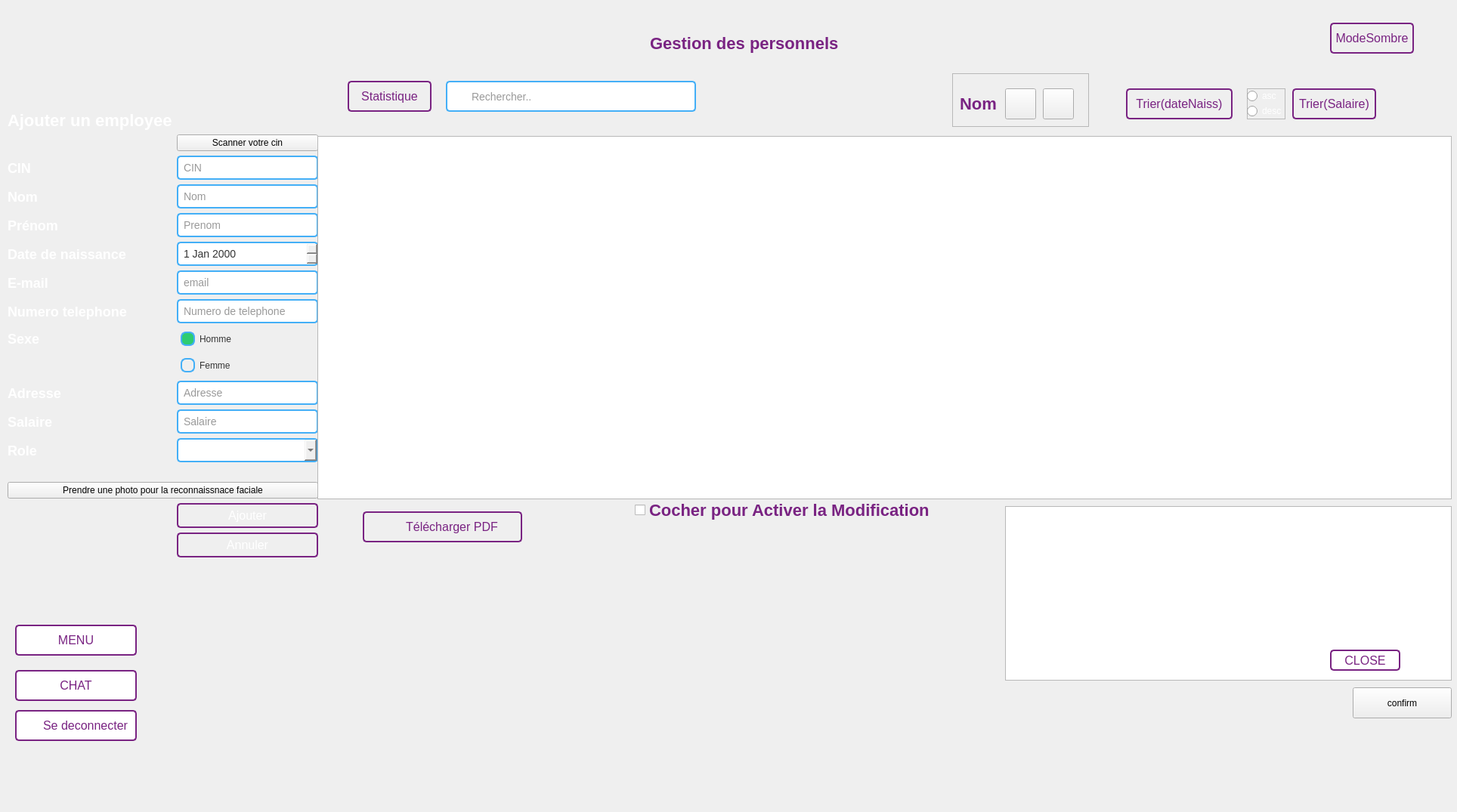
<?xml version="1.0" encoding="UTF-8"?>
<ui version="4.0">
 <class>Gestion_Personnel</class>
 <widget class="QDialog" name="Gestion_Personnel">
  <property name="geometry">
   <rect>
    <x>0</x>
    <y>0</y>
    <width>1928</width>
    <height>1075</height>
   </rect>
  </property>
  <property name="windowTitle">
   <string>Dialog</string>
  </property>
  <widget class="QPushButton" name="downloadPDF">
   <property name="geometry">
    <rect>
     <x>480</x>
     <y>677</y>
     <width>211</width>
     <height>41</height>
    </rect>
   </property>
   <property name="styleSheet">
    <string notr="true">QPushButton {
    padding: 5px;
    font-size: 16px;
    text-align: center;
    text-decoration: none;
    border: 2px solid #792382;
    color: #792382;
    border-radius: 5px;
    background-image: url(&quot;D:/ESPRIT/c++/Projet/ProjetC++/images/download.svg&quot;);
    background-repeat: no-repeat;
    background-position: left center;
    padding-left: 30px; /* Ajustez ceci selon la taille de votre image */
}

QPushButton:hover {
    background-color: #43aff7;
}


</string>
   </property>
   <property name="text">
    <string>Télécharger PDF</string>
   </property>
  </widget>
  <widget class="QPushButton" name="stat">
   <property name="geometry">
    <rect>
     <x>460</x>
     <y>107</y>
     <width>111</width>
     <height>41</height>
    </rect>
   </property>
   <property name="styleSheet">
    <string notr="true">QPushButton {
    /*padding: 10px 20px;*/
    padding: 5px;
    font-size: 16px;
    text-align: center;
    text-decoration: none;
    border: 2px solid #792382;
    color: #792382;
    border-radius: 5px;
}

QPushButton:hover {
    background-color: #43aff7;
}
</string>
   </property>
   <property name="text">
    <string>Statistique</string>
   </property>
  </widget>
  <widget class="QLabel" name="logo">
   <property name="geometry">
    <rect>
     <x>60</x>
     <y>37</y>
     <width>121</width>
     <height>91</height>
    </rect>
   </property>
   <property name="styleSheet">
    <string notr="true">
    background-image: url(&quot;D:/ESPRIT/c++/Projet/ProjetC++/images/logo.png&quot;);</string>
   </property>
   <property name="text">
    <string/>
   </property>
   <property name="pixmap">
    <pixmap>../../../Documents/interface à bechir/interface ├á bechir/images/logo.png</pixmap>
   </property>
  </widget>
  <widget class="QPushButton" name="chat">
   <property name="geometry">
    <rect>
     <x>20</x>
     <y>887</y>
     <width>161</width>
     <height>41</height>
    </rect>
   </property>
   <property name="styleSheet">
    <string notr="true">QPushButton {
    /*padding: 10px 20px;*/
    padding: 5px;
    font-size: 16px;
    text-align: center;
    text-decoration: none;
    border: 2px solid #792382;
    color: #792382;
    border-radius: 5px;
background-color:white
}

QPushButton:hover {
    background-color: #43aff7;
}


</string>
   </property>
   <property name="text">
    <string>CHAT</string>
   </property>
  </widget>
  <widget class="QPushButton" name="triS">
   <property name="geometry">
    <rect>
     <x>1710</x>
     <y>117</y>
     <width>111</width>
     <height>41</height>
    </rect>
   </property>
   <property name="styleSheet">
    <string notr="true">QPushButton {
    /*padding: 10px 20px;*/
    padding: 5px;
    font-size: 16px;
    text-align: center;
    text-decoration: none;
    border: 2px solid #792382;
    color: #792382;
    border-radius: 5px;
}

QPushButton:hover {
    background-color: #43aff7;
}
</string>
   </property>
   <property name="text">
    <string>Trier(Salaire)</string>
   </property>
  </widget>
  <widget class="QWidget" name="formLayoutWidget_2">
   <property name="geometry">
    <rect>
     <x>10</x>
     <y>147</y>
     <width>411</width>
     <height>671</height>
    </rect>
   </property>
   <layout class="QFormLayout" name="formLayout_4">
    <item row="1" column="0">
     <widget class="QLabel" name="label_41">
      <property name="styleSheet">
       <string notr="true">QLabel {
    font-size: 22px;
    color: white; /* Couleur du texte */
    font-weight: bold; /* Gras */
    /* Ajoutez d'autres styles selon vos besoins */
}
</string>
      </property>
      <property name="text">
       <string>Ajouter un employee</string>
      </property>
     </widget>
    </item>
    <item row="2" column="1">
     <widget class="QPushButton" name="scan_CIN">
      <property name="text">
       <string>Scanner votre cin</string>
      </property>
     </widget>
    </item>
    <item row="3" column="0">
     <widget class="QLabel" name="label_40">
      <property name="styleSheet">
       <string notr="true">QLabel {
    font-size: 18px;
    color: white; /* Couleur du texte */
    font-weight: bold; /* Gras */
    /* Ajoutez d'autres styles selon vos besoins */
}
</string>
      </property>
      <property name="text">
       <string>CIN</string>
      </property>
     </widget>
    </item>
    <item row="3" column="1">
     <widget class="QLineEdit" name="CIN">
      <property name="styleSheet">
       <string notr="true">QLineEdit {
    padding: 5px;
    border: 2px solid #43aff7;
    border-radius: 5px;
    font-size: 14px;
    color: #333;
}

QLineEdit:focus {
    border-color: #2ecc71; /* Couleur de la bordure lorsqu'il est activé */
}
</string>
      </property>
      <property name="placeholderText">
       <string>CIN</string>
      </property>
     </widget>
    </item>
    <item row="4" column="0">
     <widget class="QLabel" name="label_30">
      <property name="styleSheet">
       <string notr="true">QLabel {
    font-size: 18px;
    color: white; /* Couleur du texte */
    font-weight: bold; /* Gras */
    /* Ajoutez d'autres styles selon vos besoins */
}
</string>
      </property>
      <property name="text">
       <string>Nom</string>
      </property>
     </widget>
    </item>
    <item row="4" column="1">
     <widget class="QLineEdit" name="nom">
      <property name="styleSheet">
       <string notr="true">QLineEdit {
    padding: 5px;
    border: 2px solid #43aff7;
    border-radius: 5px;
    font-size: 14px;
    color: #333;
}

QLineEdit:focus {
    border-color: #2ecc71; /* Couleur de la bordure lorsqu'il est activé */
}
</string>
      </property>
      <property name="placeholderText">
       <string>Nom</string>
      </property>
     </widget>
    </item>
    <item row="5" column="0">
     <widget class="QLabel" name="label_31">
      <property name="styleSheet">
       <string notr="true">QLabel {
    font-size: 18px;
    color: white; /* Couleur du texte */
    font-weight: bold; /* Gras */
    /* Ajoutez d'autres styles selon vos besoins */
}
</string>
      </property>
      <property name="text">
       <string>Prénom</string>
      </property>
     </widget>
    </item>
    <item row="5" column="1">
     <widget class="QLineEdit" name="prenom">
      <property name="styleSheet">
       <string notr="true">QLineEdit {
    padding: 5px;
    border: 2px solid #43aff7;
    border-radius: 5px;
    font-size: 14px;
    color: #333;
}

QLineEdit:focus {
    border-color: #2ecc71; /* Couleur de la bordure lorsqu'il est activé */
}
</string>
      </property>
      <property name="placeholderText">
       <string>Prenom</string>
      </property>
     </widget>
    </item>
    <item row="6" column="0">
     <widget class="QLabel" name="label_32">
      <property name="styleSheet">
       <string notr="true">QLabel {
    font-size: 18px;
    color: white; /* Couleur du texte */
    font-weight: bold; /* Gras */
    /* Ajoutez d'autres styles selon vos besoins */
}
</string>
      </property>
      <property name="text">
       <string>Date de naissance</string>
      </property>
     </widget>
    </item>
    <item row="6" column="1">
     <widget class="QDateEdit" name="age">
      <property name="styleSheet">
       <string notr="true">QDateEdit {
	
    padding: 5px;
    border: 2px solid #43aff7;
    border-radius: 5px;
    font-size: 14px;
    color: #333;
}

QDateEdit::drop-down {
    subcontrol-origin: padding;
    subcontrol-position: top right;
    width: 20px;
    border-left: 2px solid #3498db;
}

QDateEdit:focus {
    border-color: #2ecc71; /* Couleur de la bordure lorsqu'il est activé */
}
</string>
      </property>
     </widget>
    </item>
    <item row="7" column="0">
     <widget class="QLabel" name="label_33">
      <property name="styleSheet">
       <string notr="true">QLabel {
    font-size: 18px;
    color: white; /* Couleur du texte */
    font-weight: bold; /* Gras */
    /* Ajoutez d'autres styles selon vos besoins */
}
</string>
      </property>
      <property name="text">
       <string>E-mail</string>
      </property>
     </widget>
    </item>
    <item row="7" column="1">
     <widget class="QLineEdit" name="email">
      <property name="styleSheet">
       <string notr="true">QLineEdit {
    padding: 5px;
    border: 2px solid #43aff7;
    border-radius: 5px;
    font-size: 14px;
    color: #333;
}

QLineEdit:focus {
    border-color: #2ecc71; /* Couleur de la bordure lorsqu'il est activé */
}
</string>
      </property>
      <property name="placeholderText">
       <string>email</string>
      </property>
     </widget>
    </item>
    <item row="8" column="0">
     <widget class="QLabel" name="label_34">
      <property name="styleSheet">
       <string notr="true">QLabel {
    font-size: 18px;
    color: white; /* Couleur du texte */
    font-weight: bold; /* Gras */
    /* Ajoutez d'autres styles selon vos besoins */
}
</string>
      </property>
      <property name="text">
       <string>Numero telephone</string>
      </property>
     </widget>
    </item>
    <item row="8" column="1">
     <widget class="QLineEdit" name="numtel">
      <property name="styleSheet">
       <string notr="true">QLineEdit {
    padding: 5px;
    border: 2px solid #43aff7;
    border-radius: 5px;
    font-size: 14px;
    color: #333;
}

QLineEdit:focus {
    border-color: #2ecc71; /* Couleur de la bordure lorsqu'il est activé */
}
</string>
      </property>
      <property name="placeholderText">
       <string>Numero de telephone</string>
      </property>
     </widget>
    </item>
    <item row="9" column="0">
     <widget class="QLabel" name="label_35">
      <property name="styleSheet">
       <string notr="true">QLabel {
    font-size: 18px;
    color: white; /* Couleur du texte */
    font-weight: bold; /* Gras */
    /* Ajoutez d'autres styles selon vos besoins */
}
</string>
      </property>
      <property name="text">
       <string>Sexe</string>
      </property>
     </widget>
    </item>
    <item row="9" column="1">
     <widget class="QRadioButton" name="H">
      <property name="styleSheet">
       <string notr="true">QRadioButton {
    padding: 5px;
    color: #333;
}

QRadioButton::indicator {
    width: 15px;
    height: 15px;
    border: 2px solid #43aff7;
    border-radius: 7px;
}

QRadioButton::indicator:checked {
    background-color: #2ecc71; /* Couleur de fond lorsque sélectionné */
}

QRadioButton::indicator:hover {
    border-color: #3498db; /* Couleur de la bordure au survol */
}

QRadioButton::indicator:checked:hover {
    background-color: #2ecc71; /* Couleur de fond lorsque sélectionné et au survol */
}

QRadioButton::indicator::unchecked {
    color: #333; /* Text color for unchecked state */
}

QRadioButton::indicator::checked {
    color: #2ecc71; /* Text color when checked */
}</string>
      </property>
      <property name="text">
       <string>Homme</string>
      </property>
      <property name="checked">
       <bool>true</bool>
      </property>
     </widget>
    </item>
    <item row="10" column="1">
     <widget class="QRadioButton" name="F">
      <property name="styleSheet">
       <string notr="true">QRadioButton {
    padding: 5px;
    color: #333;
}

QRadioButton::indicator {
    width: 15px;
    height: 15px;
    border: 2px solid #43aff7;
    border-radius: 7px;
}

QRadioButton::indicator:checked {
    background-color: #2ecc71; /* Couleur de fond lorsque sélectionné */
}



</string>
      </property>
      <property name="text">
       <string>Femme</string>
      </property>
     </widget>
    </item>
    <item row="11" column="0">
     <widget class="QLabel" name="label_36">
      <property name="styleSheet">
       <string notr="true">QLabel {
    font-size: 18px;
    color: white; /* Couleur du texte */
    font-weight: bold; /* Gras */
    /* Ajoutez d'autres styles selon vos besoins */
}
</string>
      </property>
      <property name="text">
       <string>Adresse</string>
      </property>
     </widget>
    </item>
    <item row="11" column="1">
     <widget class="QLineEdit" name="adresse">
      <property name="styleSheet">
       <string notr="true">QLineEdit {
    padding: 5px;
    border: 2px solid #43aff7;
    border-radius: 5px;
    font-size: 14px;
    color: #333;
}

QLineEdit:focus {
    border-color: #2ecc71; /* Couleur de la bordure lorsqu'il est activé */
}
</string>
      </property>
      <property name="placeholderText">
       <string>Adresse</string>
      </property>
     </widget>
    </item>
    <item row="12" column="0">
     <widget class="QLabel" name="label_37">
      <property name="styleSheet">
       <string notr="true">QLabel {
    font-size: 18px;
    color: white; /* Couleur du texte */
    font-weight: bold; /* Gras */
    /* Ajoutez d'autres styles selon vos besoins */
}
</string>
      </property>
      <property name="text">
       <string>Salaire</string>
      </property>
     </widget>
    </item>
    <item row="12" column="1">
     <widget class="QLineEdit" name="salaire">
      <property name="styleSheet">
       <string notr="true">QLineEdit {
    padding: 5px;
    border: 2px solid #43aff7;
    border-radius: 5px;
    font-size: 14px;
    color: #333;
}

QLineEdit:focus {
    border-color: #2ecc71; /* Couleur de la bordure lorsqu'il est activé */
}
</string>
      </property>
      <property name="placeholderText">
       <string>Salaire</string>
      </property>
     </widget>
    </item>
    <item row="14" column="0">
     <widget class="QLabel" name="label_38">
      <property name="styleSheet">
       <string notr="true">QLabel {
    font-size: 18px;
    color: white; /* Couleur du texte */
    font-weight: bold; /* Gras */
    /* Ajoutez d'autres styles selon vos besoins */
}
</string>
      </property>
      <property name="text">
       <string>Role</string>
      </property>
     </widget>
    </item>
    <item row="14" column="1">
     <widget class="QComboBox" name="Role">
      <property name="styleSheet">
       <string notr="true">padding: 5px;
    border: 2px solid #43aff7;
    border-radius: 5px;
    font-size: 14px;
    color: #333</string>
      </property>
      <item>
       <property name="text">
        <string/>
       </property>
      </item>
      <item>
       <property name="text">
        <string>Employee</string>
       </property>
      </item>
      <item>
       <property name="text">
        <string>Gestion_Personnels</string>
       </property>
      </item>
      <item>
       <property name="text">
        <string>Gestion_Oeuvres</string>
       </property>
      </item>
      <item>
       <property name="text">
        <string>Gestion_Participants</string>
       </property>
      </item>
      <item>
       <property name="text">
        <string>Gestion_Charites</string>
       </property>
      </item>
      <item>
       <property name="text">
        <string>Gestion_Evenements</string>
       </property>
      </item>
     </widget>
    </item>
    <item row="17" column="1">
     <widget class="QLabel" name="label_39">
      <property name="text">
       <string/>
      </property>
      <property name="pixmap">
       <pixmap>../../../AppData/Local/Temp/b6651d8d-1e9f-45ec-8183-973f3ea7bf13_interface à bechir.zip.f13/PROJET C++/back.jpg</pixmap>
      </property>
     </widget>
    </item>
    <item row="19" column="1">
     <widget class="QPushButton" name="ajouter">
      <property name="styleSheet">
       <string notr="true">QPushButton {
    /*padding: 10px 20px;*/
    padding: 5px;
    font-size: 16px;
    text-align: center;
    text-decoration: none;
    border: 2px solid #792382;
    color: white;
    border-radius: 5px;
}

QPushButton:hover {
    background-color: #43aff7;
}

</string>
      </property>
      <property name="text">
       <string>Ajouter</string>
      </property>
     </widget>
    </item>
    <item row="20" column="1">
     <widget class="QPushButton" name="Annuler">
      <property name="styleSheet">
       <string notr="true">QPushButton {
    /*padding: 10px 20px;*/
    padding: 5px;
    font-size: 16px;
    text-align: center;
    text-decoration: none;
    border: 2px solid #792382;
    color: white;
    border-radius: 5px;
}

QPushButton:hover {
    background-color: #43aff7;
}


</string>
      </property>
      <property name="text">
       <string>Annuler</string>
      </property>
     </widget>
    </item>
    <item row="18" column="0" colspan="2">
     <widget class="QPushButton" name="scan_Face">
      <property name="text">
       <string>Prendre une photo pour la reconnaissnace faciale</string>
      </property>
     </widget>
    </item>
   </layout>
  </widget>
  <widget class="QFrame" name="frame">
   <property name="geometry">
    <rect>
     <x>1650</x>
     <y>117</y>
     <width>51</width>
     <height>41</height>
    </rect>
   </property>
   <property name="frameShape">
    <enum>QFrame::StyledPanel</enum>
   </property>
   <property name="frameShadow">
    <enum>QFrame::Raised</enum>
   </property>
   <widget class="QRadioButton" name="asc">
    <property name="geometry">
     <rect>
      <x>0</x>
      <y>0</y>
      <width>97</width>
      <height>20</height>
     </rect>
    </property>
    <property name="styleSheet">
     <string notr="true">color:white</string>
    </property>
    <property name="text">
     <string>asc</string>
    </property>
   </widget>
   <widget class="QRadioButton" name="desc">
    <property name="geometry">
     <rect>
      <x>0</x>
      <y>20</y>
      <width>97</width>
      <height>20</height>
     </rect>
    </property>
    <property name="styleSheet">
     <string notr="true">color:white</string>
    </property>
    <property name="text">
     <string>desc</string>
    </property>
   </widget>
  </widget>
  <widget class="QLabel" name="label_3">
   <property name="geometry">
    <rect>
     <x>860</x>
     <y>37</y>
     <width>271</width>
     <height>41</height>
    </rect>
   </property>
   <property name="styleSheet">
    <string notr="true">QLabel {
    font-size: 22px;
    color: #792382; /* Couleur du texte */
    font-weight: bold; /* Gras */
    /* Ajoutez d'autres styles selon vos besoins */
}
</string>
   </property>
   <property name="text">
    <string>Gestion des personnels</string>
   </property>
  </widget>
  <widget class="QFrame" name="frame_2">
   <property name="geometry">
    <rect>
     <x>1260</x>
     <y>97</y>
     <width>181</width>
     <height>71</height>
    </rect>
   </property>
   <property name="frameShape">
    <enum>QFrame::StyledPanel</enum>
   </property>
   <property name="frameShadow">
    <enum>QFrame::Raised</enum>
   </property>
   <widget class="QPushButton" name="ascN">
    <property name="geometry">
     <rect>
      <x>70</x>
      <y>20</y>
      <width>41</width>
      <height>41</height>
     </rect>
    </property>
    <property name="text">
     <string/>
    </property>
    <property name="icon">
     <iconset>
      <normaloff>../../untitled/images/ascA.png</normaloff>../../untitled/images/ascA.png</iconset>
    </property>
   </widget>
   <widget class="QPushButton" name="descN">
    <property name="geometry">
     <rect>
      <x>120</x>
      <y>20</y>
      <width>41</width>
      <height>41</height>
     </rect>
    </property>
    <property name="text">
     <string/>
    </property>
    <property name="icon">
     <iconset>
      <normaloff>../../untitled/images/descA.png</normaloff>../../untitled/images/descA.png</iconset>
    </property>
   </widget>
   <widget class="QLabel" name="label_42">
    <property name="geometry">
     <rect>
      <x>10</x>
      <y>20</y>
      <width>51</width>
      <height>41</height>
     </rect>
    </property>
    <property name="styleSheet">
     <string notr="true">QLabel {
    font-size: 22px;
    color: #792382; /* Couleur du texte */
    font-weight: bold; /* Gras */
    /* Ajoutez d'autres styles selon vos besoins */
}
</string>
    </property>
    <property name="text">
     <string>Nom</string>
    </property>
   </widget>
  </widget>
  <widget class="QLabel" name="label_43">
   <property name="geometry">
    <rect>
     <x>720</x>
     <y>337</y>
     <width>61</width>
     <height>41</height>
    </rect>
   </property>
   <property name="text">
    <string/>
   </property>
   <property name="pixmap">
    <pixmap>../../../AppData/Local/Temp/Downloads/search (1).svg</pixmap>
   </property>
  </widget>
  <widget class="QTableWidget" name="tableW">
   <property name="geometry">
    <rect>
     <x>420</x>
     <y>180</y>
     <width>1501</width>
     <height>481</height>
    </rect>
   </property>
  </widget>
  <widget class="QLabel" name="label_44">
   <property name="geometry">
    <rect>
     <x>1130</x>
     <y>467</y>
     <width>61</width>
     <height>31</height>
    </rect>
   </property>
   <property name="text">
    <string/>
   </property>
   <property name="pixmap">
    <pixmap>../../../AppData/Local/Temp/Downloads/edit.svg</pixmap>
   </property>
  </widget>
  <widget class="QLineEdit" name="search">
   <property name="geometry">
    <rect>
     <x>590</x>
     <y>107</y>
     <width>331</width>
     <height>41</height>
    </rect>
   </property>
   <property name="styleSheet">
    <string notr="true">QLineEdit {
    padding: 5px;
    border: 2px solid #43aff7;
    border-radius: 5px;
    font-size: 14px;
    color: #333;
    padding-left: 30px; /* Ajustez ceci selon la taille de votre image */
    background-image: url(&quot;D:/ESPRIT/c++/Projet/ProjetC++/images/search.svg&quot;);
    background-repeat: no-repeat;

    background-position: left center;
}

QLineEdit::placeholder {
    color: #666; /* Couleur du texte de repère */
}

QLineEdit:focus {
    border-color: #2ecc71; /* Couleur de la bordure lorsqu'il est activé */
}
</string>
   </property>
   <property name="placeholderText">
    <string>Rechercher..</string>
   </property>
  </widget>
  <widget class="QLabel" name="label">
   <property name="geometry">
    <rect>
     <x>-20</x>
     <y>0</y>
     <width>2081</width>
     <height>1081</height>
    </rect>
   </property>
   <property name="styleSheet">
    <string notr="true">background-image: url(&quot;D:/ESPRIT/c++/Projet/ProjetC++/images/back.jpg&quot;);</string>
   </property>
   <property name="text">
    <string/>
   </property>
  </widget>
  <widget class="QLabel" name="label_45">
   <property name="geometry">
    <rect>
     <x>720</x>
     <y>337</y>
     <width>61</width>
     <height>41</height>
    </rect>
   </property>
   <property name="text">
    <string/>
   </property>
   <property name="pixmap">
    <pixmap>../../../AppData/Local/Temp/Downloads/search (1).svg</pixmap>
   </property>
  </widget>
  <widget class="QPushButton" name="triD">
   <property name="geometry">
    <rect>
     <x>1490</x>
     <y>117</y>
     <width>141</width>
     <height>41</height>
    </rect>
   </property>
   <property name="styleSheet">
    <string notr="true">QPushButton {
    /*padding: 10px 20px;*/
    padding: 5px;
    font-size: 16px;
    text-align: center;
    text-decoration: none;
    border: 2px solid #792382;
    color: #792382;
    border-radius: 5px;
}

QPushButton:hover {
    background-color: #43aff7;
}
</string>
   </property>
   <property name="text">
    <string>Trier(dateNaiss)</string>
   </property>
  </widget>
  <widget class="QPushButton" name="menu">
   <property name="geometry">
    <rect>
     <x>20</x>
     <y>827</y>
     <width>161</width>
     <height>41</height>
    </rect>
   </property>
   <property name="styleSheet">
    <string notr="true">QPushButton {
    /*padding: 10px 20px;*/
    padding: 5px;
    font-size: 16px;
    text-align: center;
    text-decoration: none;
    border: 2px solid #792382;
    color: #792382;
    border-radius: 5px;
background-color:white
}

QPushButton:hover {
    background-color: #43aff7;
}


</string>
   </property>
   <property name="text">
    <string>MENU</string>
   </property>
  </widget>
  <widget class="QLabel" name="label_46">
   <property name="geometry">
    <rect>
     <x>1130</x>
     <y>507</y>
     <width>61</width>
     <height>31</height>
    </rect>
   </property>
   <property name="text">
    <string/>
   </property>
   <property name="pixmap">
    <pixmap>../../../AppData/Local/Temp/Downloads/edit.svg</pixmap>
   </property>
  </widget>
  <widget class="QLabel" name="label_47">
   <property name="geometry">
    <rect>
     <x>1130</x>
     <y>507</y>
     <width>61</width>
     <height>31</height>
    </rect>
   </property>
   <property name="text">
    <string/>
   </property>
   <property name="pixmap">
    <pixmap>../../../AppData/Local/Temp/Downloads/edit.svg</pixmap>
   </property>
  </widget>
  <widget class="QPushButton" name="logout">
   <property name="geometry">
    <rect>
     <x>20</x>
     <y>940</y>
     <width>161</width>
     <height>41</height>
    </rect>
   </property>
   <property name="styleSheet">
    <string notr="true">QPushButton {
    padding: 5px;
    font-size: 16px;
    text-align: center;
    text-decoration: none;
    border: 2px solid #792382;
    color: #792382;
    border-radius: 5px;
    background-image: url(&quot;D:/ESPRIT/c++/Projet/ProjetC++/images/download.svg&quot;);
    background-repeat: no-repeat;
    background-position: left center;
    padding-left: 30px; /* Ajustez ceci selon la taille de votre image */
background-color:white;
}

QPushButton:hover {
    background-color: #43aff7;
}


</string>
   </property>
   <property name="text">
    <string>Se deconnecter</string>
   </property>
  </widget>
  <widget class="QCheckBox" name="OnOffModification">
   <property name="geometry">
    <rect>
     <x>840</x>
     <y>660</y>
     <width>421</width>
     <height>31</height>
    </rect>
   </property>
   <property name="styleSheet">
    <string notr="true">
    font-size: 22px;
    color: #792382; /* Couleur du texte */
    font-weight: bold; /* Gras */
    /* Ajoutez d'autres styles selon vos besoins */

</string>
   </property>
   <property name="text">
    <string>Cocher pour Activer la Modification</string>
   </property>
  </widget>
  <widget class="QWidget" name="widget" native="true">
   <property name="geometry">
    <rect>
     <x>410</x>
     <y>150</y>
     <width>1541</width>
     <height>641</height>
    </rect>
   </property>
  </widget>
  <widget class="QPushButton" name="statOFF">
   <property name="geometry">
    <rect>
     <x>1760</x>
     <y>860</y>
     <width>93</width>
     <height>28</height>
    </rect>
   </property>
   <property name="styleSheet">
    <string notr="true">QPushButton {
    /*padding: 10px 20px;*/
    padding: 5px;
    font-size: 16px;
    text-align: center;
    text-decoration: none;
    border: 2px solid #792382;
    color: #792382;
    border-radius: 5px;
background-color:white
}

QPushButton:hover {
    background-color: #43aff7;
}


</string>
   </property>
   <property name="text">
    <string>CLOSE</string>
   </property>
  </widget>
  <widget class="QTextEdit" name="commands">
   <property name="geometry">
    <rect>
     <x>1330</x>
     <y>670</y>
     <width>591</width>
     <height>231</height>
    </rect>
   </property>
  </widget>
  <widget class="QPushButton" name="confirm">
   <property name="geometry">
    <rect>
     <x>1790</x>
     <y>910</y>
     <width>131</width>
     <height>41</height>
    </rect>
   </property>
   <property name="text">
    <string>confirm</string>
   </property>
  </widget>
  <widget class="QPushButton" name="darkMode">
   <property name="geometry">
    <rect>
     <x>1760</x>
     <y>30</y>
     <width>111</width>
     <height>41</height>
    </rect>
   </property>
   <property name="styleSheet">
    <string notr="true">QPushButton {
    /*padding: 10px 20px;*/
    padding: 5px;
    font-size: 16px;
    text-align: center;
    text-decoration: none;
    border: 2px solid #792382;
    color: #792382;
    border-radius: 5px;
}

QPushButton:hover {
    background-color: #43aff7;
}
</string>
   </property>
   <property name="text">
    <string>ModeSombre</string>
   </property>
  </widget>
  <zorder>confirm</zorder>
  <zorder>commands</zorder>
  <zorder>widget</zorder>
  <zorder>statOFF</zorder>
  <zorder>label</zorder>
  <zorder>downloadPDF</zorder>
  <zorder>stat</zorder>
  <zorder>logo</zorder>
  <zorder>chat</zorder>
  <zorder>triS</zorder>
  <zorder>formLayoutWidget_2</zorder>
  <zorder>frame</zorder>
  <zorder>label_3</zorder>
  <zorder>frame_2</zorder>
  <zorder>label_43</zorder>
  <zorder>tableW</zorder>
  <zorder>label_44</zorder>
  <zorder>search</zorder>
  <zorder>label_45</zorder>
  <zorder>triD</zorder>
  <zorder>menu</zorder>
  <zorder>label_46</zorder>
  <zorder>label_47</zorder>
  <zorder>logout</zorder>
  <zorder>OnOffModification</zorder>
  <zorder>darkMode</zorder>
 </widget>
 <resources/>
 <connections/>
</ui>
